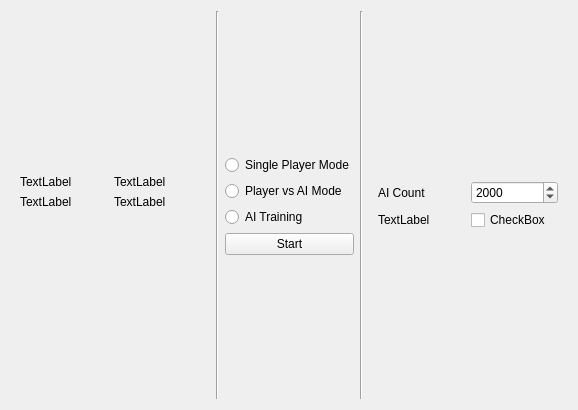
<?xml version="1.0" encoding="UTF-8"?>
<ui version="4.0">
 <class>StartDialog</class>
 <widget class="QDialog" name="StartDialog">
  <property name="geometry">
   <rect>
    <x>0</x>
    <y>0</y>
    <width>578</width>
    <height>410</height>
   </rect>
  </property>
  <property name="windowTitle">
   <string>Dialog</string>
  </property>
  <layout class="QGridLayout" name="gridLayout">
   <item row="0" column="0">
    <widget class="QStackedWidget" name="stackedWidget_left">
     <property name="currentIndex">
      <number>0</number>
     </property>
     <widget class="QWidget" name="page_3">
      <layout class="QGridLayout" name="gridLayout_3">
       <item row="1" column="0">
        <widget class="QLabel" name="label_3">
         <property name="text">
          <string>TextLabel</string>
         </property>
        </widget>
       </item>
       <item row="3" column="0" colspan="2">
        <spacer name="verticalSpacer_5">
         <property name="orientation">
          <enum>Qt::Vertical</enum>
         </property>
         <property name="sizeHint" stdset="0">
          <size>
           <width>180</width>
           <height>181</height>
          </size>
         </property>
        </spacer>
       </item>
       <item row="2" column="0">
        <widget class="QLabel" name="label_4">
         <property name="text">
          <string>TextLabel</string>
         </property>
        </widget>
       </item>
       <item row="1" column="1">
        <widget class="QLabel" name="label_5">
         <property name="text">
          <string>TextLabel</string>
         </property>
        </widget>
       </item>
       <item row="2" column="1">
        <widget class="QLabel" name="label_6">
         <property name="text">
          <string>TextLabel</string>
         </property>
        </widget>
       </item>
       <item row="0" column="0" colspan="2">
        <spacer name="verticalSpacer_6">
         <property name="orientation">
          <enum>Qt::Vertical</enum>
         </property>
         <property name="sizeHint" stdset="0">
          <size>
           <width>180</width>
           <height>137</height>
          </size>
         </property>
        </spacer>
       </item>
      </layout>
     </widget>
     <widget class="QWidget" name="page_4">
      <layout class="QGridLayout" name="gridLayout_4">
       <item row="0" column="0">
        <widget class="QPushButton" name="pushButton">
         <property name="text">
          <string>PushButton</string>
         </property>
        </widget>
       </item>
      </layout>
     </widget>
     <widget class="QWidget" name="page_5">
      <layout class="QGridLayout" name="gridLayout_6">
       <item row="0" column="0">
        <widget class="QRadioButton" name="radioButton">
         <property name="text">
          <string>RadioButton</string>
         </property>
        </widget>
       </item>
      </layout>
     </widget>
    </widget>
   </item>
   <item row="0" column="1">
    <widget class="Line" name="line_2">
     <property name="orientation">
      <enum>Qt::Vertical</enum>
     </property>
    </widget>
   </item>
   <item row="0" column="2">
    <layout class="QVBoxLayout" name="verticalLayout">
     <item>
      <spacer name="verticalSpacer_2">
       <property name="orientation">
        <enum>Qt::Vertical</enum>
       </property>
       <property name="sizeHint" stdset="0">
        <size>
         <width>20</width>
         <height>40</height>
        </size>
       </property>
      </spacer>
     </item>
     <item>
      <widget class="QRadioButton" name="radioButton_single_player">
       <property name="text">
        <string>Single Player Mode</string>
       </property>
      </widget>
     </item>
     <item>
      <widget class="QRadioButton" name="radioButton_player_vs_ai">
       <property name="text">
        <string>Player vs AI Mode</string>
       </property>
      </widget>
     </item>
     <item>
      <widget class="QRadioButton" name="radioButton_training_mode">
       <property name="text">
        <string>AI Training</string>
       </property>
      </widget>
     </item>
     <item>
      <widget class="QPushButton" name="pushButtonStart">
       <property name="text">
        <string>Start</string>
       </property>
      </widget>
     </item>
     <item>
      <spacer name="verticalSpacer">
       <property name="orientation">
        <enum>Qt::Vertical</enum>
       </property>
       <property name="sizeHint" stdset="0">
        <size>
         <width>20</width>
         <height>40</height>
        </size>
       </property>
      </spacer>
     </item>
    </layout>
   </item>
   <item row="0" column="3">
    <widget class="Line" name="line">
     <property name="orientation">
      <enum>Qt::Vertical</enum>
     </property>
    </widget>
   </item>
   <item row="0" column="4">
    <widget class="QStackedWidget" name="stackedWidget_right">
     <property name="currentIndex">
      <number>0</number>
     </property>
     <widget class="QWidget" name="page">
      <layout class="QGridLayout" name="gridLayout_2">
       <item row="0" column="1">
        <spacer name="verticalSpacer_4">
         <property name="orientation">
          <enum>Qt::Vertical</enum>
         </property>
         <property name="sizeHint" stdset="0">
          <size>
           <width>20</width>
           <height>152</height>
          </size>
         </property>
        </spacer>
       </item>
       <item row="1" column="0">
        <widget class="QLabel" name="label">
         <property name="text">
          <string>AI Count</string>
         </property>
        </widget>
       </item>
       <item row="1" column="1">
        <widget class="QSpinBox" name="spinBox">
         <property name="minimum">
          <number>1</number>
         </property>
         <property name="maximum">
          <number>9999</number>
         </property>
         <property name="value">
          <number>2000</number>
         </property>
        </widget>
       </item>
       <item row="3" column="1">
        <spacer name="verticalSpacer_3">
         <property name="orientation">
          <enum>Qt::Vertical</enum>
         </property>
         <property name="sizeHint" stdset="0">
          <size>
           <width>20</width>
           <height>151</height>
          </size>
         </property>
        </spacer>
       </item>
       <item row="2" column="0">
        <widget class="QLabel" name="label_2">
         <property name="text">
          <string>TextLabel</string>
         </property>
        </widget>
       </item>
       <item row="2" column="1">
        <widget class="QCheckBox" name="checkBox">
         <property name="text">
          <string>CheckBox</string>
         </property>
        </widget>
       </item>
      </layout>
     </widget>
     <widget class="QWidget" name="page_2">
      <layout class="QFormLayout" name="formLayout">
       <item row="0" column="0">
        <widget class="QToolButton" name="toolButton">
         <property name="text">
          <string>...</string>
         </property>
        </widget>
       </item>
      </layout>
     </widget>
     <widget class="QWidget" name="page_6">
      <layout class="QGridLayout" name="gridLayout_5">
       <item row="0" column="0">
        <widget class="QCheckBox" name="checkBox_2">
         <property name="text">
          <string>CheckBox</string>
         </property>
        </widget>
       </item>
      </layout>
     </widget>
    </widget>
   </item>
  </layout>
 </widget>
 <resources/>
 <connections/>
</ui>
